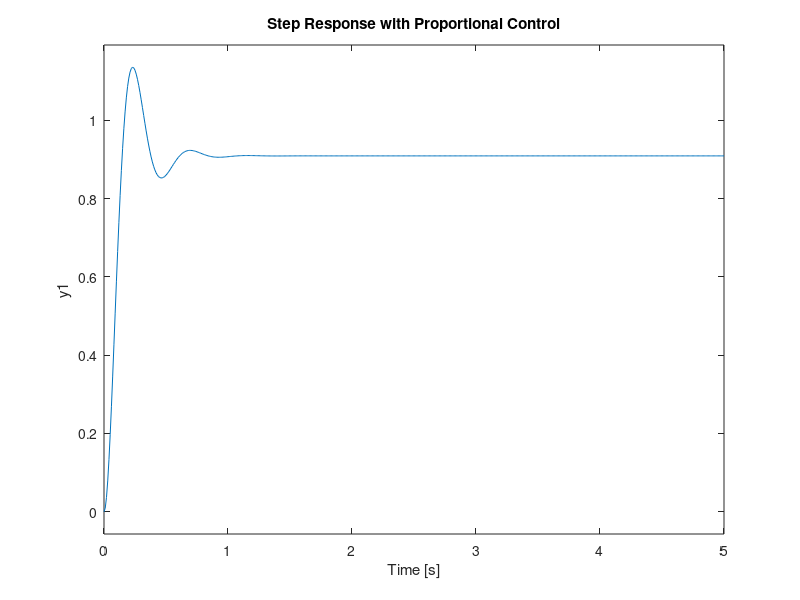
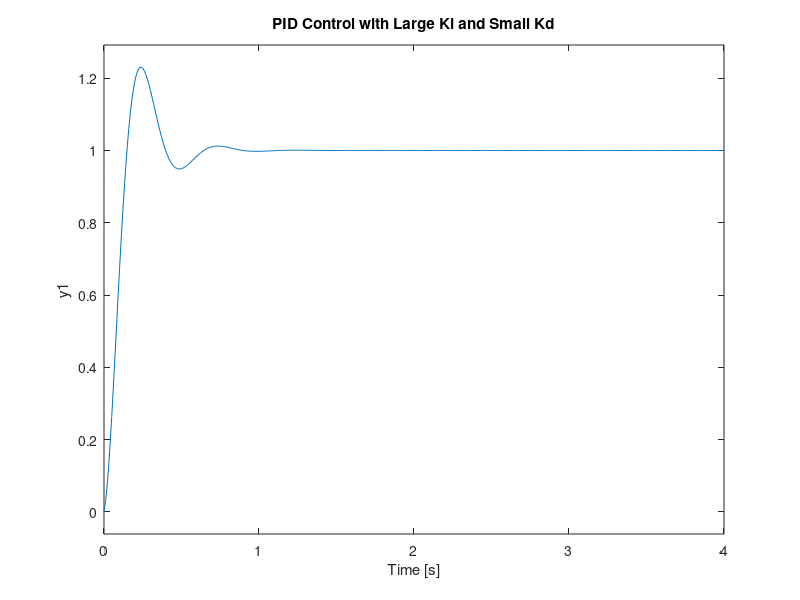
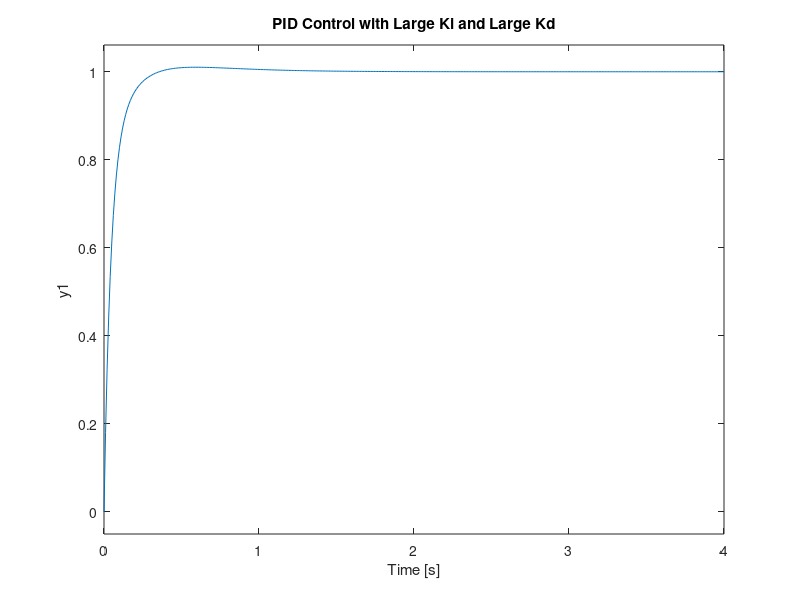

These charts were generated, in order, by the following MATLAB code:
%Motor Speed
J = 0.01;
b = 0.1;
K = 0.01;
R = 1;
L = 0.5;
%Transfer Function
s = tf('s');
P_motor = K/((J*s+b)*(L*s+R)+K^2);
%step response with P_controller
Kp = 100;
C = pid(Kp);
sys_cl = feedback(C*P_motor,1);
t = 0:0.01:5;
figure(1);
step(sys_cl,t);
grid
title('Step Response with Proportional Control');
%controlSystemDesigner(P_motor);
%Step Response with PID_Controller
Kp = 100;
Ki = 200;
Kd = 1;
C = pid(Kp,Ki,Kd);
sys_cl = feedback(C*P_motor,1);
figure(2);
step(sys_cl, 0:0.01:4)
grid
title('PID Control with Large Ki and Small Kd')
%Step Response with PID_Controller
Kp = 100;
Ki = 200;
Kd = 10;
C = pid(Kp,Ki,Kd);
sys_cl = feedback(C*P_motor,1);
figure(3);
step(sys_cl, 0:0.01:4); 
grid       
title('PID Control with Large Ki and Large Kd')